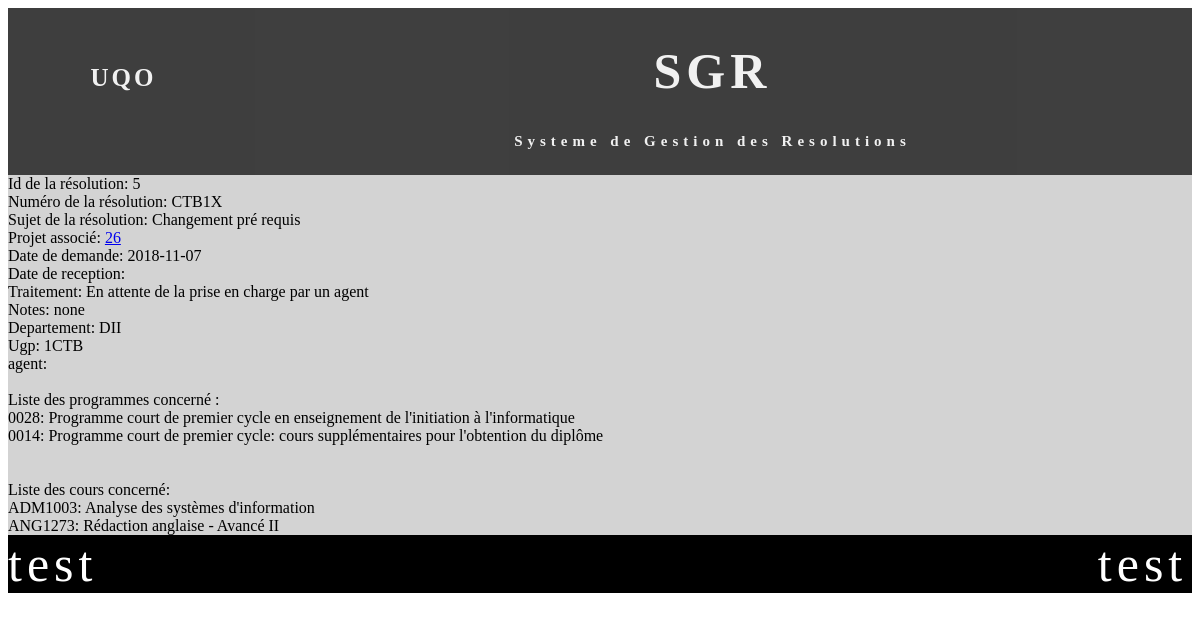
The page /index.php?action=resolution&id=5 on the database its author committed.
### tables this page shows
CREATE TABLE IF NOT EXISTS `receptionreso` (
  `id` int(5) NOT NULL AUTO_INCREMENT,
  `NumReception` varchar(10) NOT NULL,
  `Sujet` varchar(300) DEFAULT NULL,
  `NumProjet_id` int(11) DEFAULT NULL,
  `DateDemande` date NOT NULL,
  `DateReception` date DEFAULT NULL,
  `Traitement` varchar(60) DEFAULT NULL,
  `Notes` varchar(2000) DEFAULT NULL,
  `Departement_id` varchar(10) DEFAULT NULL,
  `codeUgp_id` varchar(10) DEFAULT NULL,
  `agent_id` varchar(50) DEFAULT NULL,
  PRIMARY KEY (`id`),
  UNIQUE KEY `NumReception` (`id`)
);

CREATE TABLE IF NOT EXISTS `programmes` (
  `CodeProgramme` varchar(20) NOT NULL,
  `NomProgramme` varchar(100) NOT NULL,
  `TypeProgramme` varchar(50) NOT NULL,
  `codeUgp_id` varchar(10) DEFAULT NULL,
  PRIMARY KEY (`CodeProgramme`),
  UNIQUE KEY `CodeProgramme` (`CodeProgramme`),
  UNIQUE KEY `NomProgramme` (`NomProgramme`)
);

CREATE TABLE IF NOT EXISTS `cour` (
  `Sigle` varchar(10) NOT NULL,
  `NomCours` varchar(100) NOT NULL,
  `Cycle` int(2) DEFAULT NULL,
  PRIMARY KEY (`Sigle`),
  UNIQUE KEY `Sigle` (`Sigle`)
);

### controller/controlPublique.php (called while the page is built, shortened)
<?php
class controlPublique {
    private $vue;
    private $modelCour;
    private $modelProg;
    private $modelReceptionReso;
    function __construct() {
        $this->vue = new VuePublique();
        $this->modelCour = new Cour();
        $this->modelProg = new Programme();
        $this->modelReceptionReso = new ReceptionReso();
    }
    public function resolutionComplete() {
        $id = filter_var($_GET["id"], FILTER_SANITIZE_NUMBER_INT);
        $reso = $this->modelReceptionReso->rechercheResoParId($id);
        $programme = $this->modelProg->programmeAssocier($id);
        $cour = $this->modelCour->courAssocier($id);
        $this->vue->afficherUneResolution($reso, $programme, $cour);
    }
}

### model/receptionReso.php (called while the page is built, shortened)
<?php
class ReceptionReso {
    private $id;
    private $num;
    private $sujet;
    private $numProjet_id;
    private $dateDemande;
    private $traitement;
    private $notes;
    private $departement_id;
    private $codeUgp_id;
    function creerReceptionReso($i,$n,$s, $np, $dd, $dr, $t,$nt,$d,$c,$a) {
        $reso = new ReceptionReso();
        $reso->id=$i;
        $reso->num = $n;
        $reso->sujet=$s;
        $reso->numProjet_id = $np;
        $reso->dateDemande = $dd;
        $reso->dateReception = $dr;
        $reso->traitement = $t;
        $reso->notes= $nt;
        $reso->departement_id = $d;
        $reso->codeUgp_id = $c;
        $reso->agent_id = $a;
        return ($reso);
    }
     function rechercheResoParId($id){
        $bdd = new ConnexionBDD();
        $sql = "SELECT * FROM receptionreso WHERE id=$id";
        $result = mysqli_query($bdd->getConnexionBDD(), $sql);
        $reso=new ReceptionReso();
        while ($row = mysqli_fetch_array($result)) {
            $reso= $this->creerReceptionReso($row["id"],$row["NumReception"], $row["Sujet"],$row["NumProjet_id"],$row["DateDemande"],$row["DateReception"],$row["Traitement"],$row["Notes"],$row["Departement_id"],$row["codeUgp_id"],$row["agent_id"]);
        }
        return($reso);
    }
    function getId() {
        return $this->id;
    }
    function getNum() {
        return $this->num;
    }
    function getSujet() {
        return $this->sujet;
    }
    function getNumProjet_id() {
        return $this->numProjet_id;
    }
    function getDateDemande() {
        return $this->dateDemande;
    }
    function getTraitement() {
        return $this->traitement;
    }
    function getNotes() {
        return $this->notes;
    }
    function getDepartement_id() {
        return $this->departement_id;
    }
    function getCodeUgp_id() {
        return $this->codeUgp_id;
    }
}

### model/connexionBDD.php (called while the page is built, shortened)
<?php
class  ConnexionBDD
{
    private  $con;
    function __construct()
    {
        $this->con = mysqli_connect("localhost","root","","decanat");
        $this->con->set_charset('utf8');
    }
    public function getConnexionBDD() {
     return  $this->con;
   }
}
?>

### model/programme.php (called while the page is built, shortened)
<?php
class Programme {
    private $code;
    private $nom;
    function creerProgramme($c, $n, $t,$u) {
        $prog = new Programme();
        $prog->code = $c;
        $prog->nom = $n;
        $prog->type = $t;
        $prog->ugp = $u;
        return ($prog);
    }
    function chercherUnProgramme($id){
        $bdd = new ConnexionBDD();
        $sql = "SELECT * FROM programmes WHERE codeProgramme='$id'";
        $result = mysqli_query($bdd->getConnexionBDD(), $sql);
        $prog=null;
        while ($row = mysqli_fetch_array($result)) {
            $prog= $this->creerProgramme($row["CodeProgramme"], $row["NomProgramme"],$row["TypeProgramme"],$row["codeUgp_id"]);
        }
        return($prog);
    }
    function programmeAssocier($id){
        $bdd = new ConnexionBDD();
        $sql = "SELECT * FROM programme_receptionreso WHERE receptionReso_id = $id";
        $result = mysqli_query($bdd->getConnexionBDD(), $sql);
        $allProg=array();
        while ($row = mysqli_fetch_array($result)) {
            $prog=$this->chercherUnProgramme($row["programme_id"]);
            array_push($allProg,$prog);
        }
        return($allProg);
    }
    function getCode() {
        return $this->code;
    }
    function getNom() {
        return $this->nom;
    }
}

### model/cour.php (called while the page is built, shortened)
<?php
class Cour {
    private $sigle;
    private $nom;
    function creerCour($s, $n, $c) {
        $cour = new Cour();
        $cour->sigle = $s;
        $cour->nom = $n;
        $cour->cycle = $c;
        return ($cour);
    }
    function chercherUnCour($id){
        $bdd = new ConnexionBDD();
        $sql = "SELECT * FROM cour WHERE Sigle='$id'";
        $result = mysqli_query($bdd->getConnexionBDD(), $sql);
        $cour=null;
        while ($row = mysqli_fetch_array($result)) {
            $cour= $this->creerCour($row["Sigle"], $row["NomCours"],$row["Cycle"]);
        }
        return($cour);
    }
    function courAssocier($id){
        $bdd = new ConnexionBDD();
        $sql = "SELECT * FROM cour_receptionreso WHERE receptionReso_id = $id";
        $result = mysqli_query($bdd->getConnexionBDD(), $sql);
        $allCour=array();
        while ($row = mysqli_fetch_array($result)) {
            $cour=$this->chercherUnCour($row["cour_id"]);
            array_push($allCour,$cour);
        }
        return($allCour);
    }
    function getSigle() {
        return $this->sigle;
    }
    function getNom() {
        return $this->nom;
    }
}

### view/vuePublique.php (the view, shortened to what this page needs)
<?php
class VuePublique {
    public function afficherUneResolution($reso,$programme,$cour){
        echo('<div class="resolution">
                Id de la résolution:    '.$reso->getId().'<br>
                Numéro de la résolution:    '.$reso->getNum().'<br>
                Sujet de la résolution:     '.$reso->getSujet().'<br>
                Projet associé:     <a href="index.php?action=projet&id='.$reso->getNumProjet_id().'"> '.$reso->getNumProjet_id().'</a><br>
                Date de demande:    '.$reso->getDateDemande(). '<br>
                Date de reception:    '.$reso->getDateReception(). '<br>
                Traitement:     '.$reso->getTraitement(). '<br>
                Notes:  '.$reso->getNotes(). '<br>
                Departement:    '.$reso->getDepartement_id(). '<br>
                Ugp:    '.$reso->getCodeUgp_id(). '<br>
                agent:  '.$reso->getAgent_id(). '<br><br>
                Liste des programmes concerné :  <br>
                ');
        foreach ($programme as $value){
            echo($value->getCode().':  '.$value->getNom().'<br>');
        }
        echo('
                <br><br> Liste des cours concerné: <br>
                 ');
        foreach ($cour as $value){
            echo($value->getSigle().':  '.$value->getNom().'<br>');
        }
        echo('</div>');
    }
}

### css/stylesheet.css (style rules this page uses)
html, body { height: 100%; }

### rows shown on the page
receptionreso: id "5", NumReception "CTB1X", Sujet "Changement pré requis", NumProjet "26", DateDemande "2018-11-07", Traitement "En attente de la prise en charge par un agent", Notes "none", Departement "DII", codeUgp "1CTB"
programmes: CodeProgramme "0028", NomProgramme "Programme court de premier cycle en enseignement de l'initiation à l'informatique"
programmes: CodeProgramme "0014", NomProgramme "Programme court de premier cycle: cours supplémentaires pour l'obtention du diplôme"
cour: Sigle "ADM1003", NomCours "Analyse des systèmes d'information"
cour: Sigle "ANG1273", NomCours "Rédaction anglaise - Avancé II"
